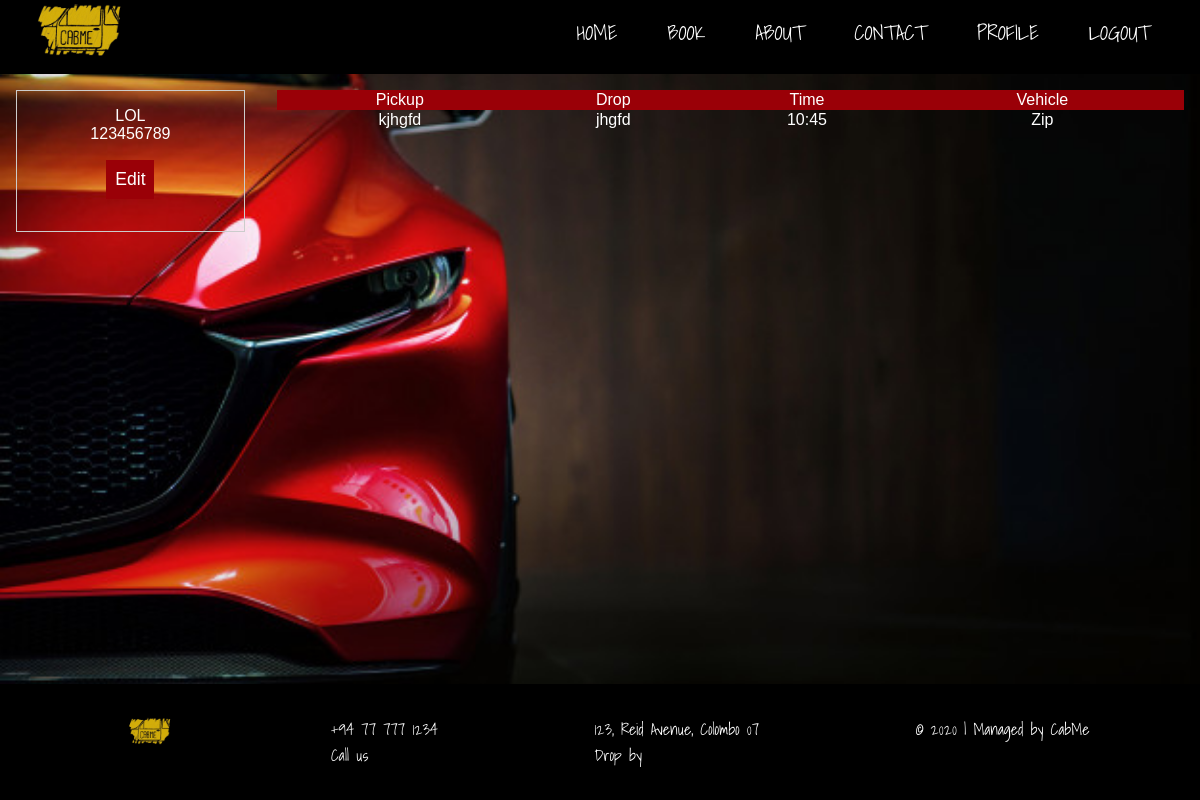
The app's page /profile.php (signed in) with its own data.
### tables this page shows
CREATE TABLE IF NOT EXISTS `user` (
  `id` int(11) NOT NULL AUTO_INCREMENT,
  `username` varchar(50) NOT NULL,
  `password` varchar(20) NOT NULL,
  `contact_no` varchar(10) NOT NULL,
  PRIMARY KEY (`id`)
);

CREATE TABLE IF NOT EXISTS `ride` (
  `id` int(11) NOT NULL AUTO_INCREMENT,
  `user` int(11) NOT NULL,
  `driver` int(11) NOT NULL,
  `ride_details` int(11) NOT NULL,
  `is-assigned` int(11) NOT NULL,
  `is-booked` int(1) NOT NULL,
  PRIMARY KEY (`id`)
);

CREATE TABLE IF NOT EXISTS `ride_details` (
  `id` int(11) NOT NULL AUTO_INCREMENT,
  `pickup` varchar(50) NOT NULL,
  `dropoff` varchar(50) NOT NULL,
  `time` varchar(50) NOT NULL,
  `car_type` varchar(10) NOT NULL,
  PRIMARY KEY (`id`)
);

### profile.php (the view, shortened to what this page needs)
<!DOCTYPE html>
<html lang="en" dir="ltr">
<head>
  <link rel="stylesheet" href="./css/styles.css">
</head>
<body>
  <?php
  if(!isset($_SESSION["loggedInUserID"]))
  {
    include "./includes/user-header-loggedOut.php";
  }else {
    include "./includes/user-header-loggedIn.php";
  }
  ?>
  <div class="profile">
    <div class="profile-contents">
      <div class="profile-about">
        <div class="profile-about-list">
          <?php
          include "./database/dbconfig.php";
          $customer = $_SESSION["loggedInUserID"];
          $sql="SELECT * FROM `user` WHERE `id` = '".$customer."'";
          $result = mysqli_query($con,$sql);
          while($row = mysqli_fetch_assoc($result)){
            ?>
            <form class="" action="./edit-profile.php" method="post">
              <div class="profile-about-list-items">
                <span class=""><?php echo $row['username']; ?></span>
              </div>
              <div class="profile-about-list-items">
                <span class=""><?php echo $row['contact_no']; ?></span>
              </div>
              <div class="profile-about-list-items">
                <input type="submit" class="editBtn" name="Edit" value="Edit">
              </div>
            </form>
            <?php
          }
          ?>
        </div>
      </div>
      <div class="profile-details">
        <table>
          <tr class="th">
            <td>Pickup</td>
            <td>Drop</td>
            <td>Time</td>
            <td>Vehicle</td>
            <td></td>
          </tr>
          <?php
          include "./database/dbconfig.php";
          $customer = $_SESSION["loggedInUserID"];
          $sql = "SELECT * FROM `ride` `r`, `ride_details` `rd` WHERE `r`. `ride_details` = `rd`. `id` AND `user` = '".$customer."' AND `is-assigned` = '1' ";
          $result = mysqli_query($con,$sql);
          while($row = mysqli_fetch_assoc($result)){
            ?>
            <tr>
              <td><?php echo $row['pickup']; ?></td>
              <td><?php echo $row['dropoff']; ?></td>
              <td><?php echo $row['time']; ?></td>
              <td><?php echo $row['car_type']; ?></td>
            </tr>
            <?php
          }
          ?>
        </table>
      </div>
    </div>
  </div>
  <div class="position">
    <?php
      include "includes/footer.php";
    ?>
  </div>
</body>
</html>

### css/styles.css (style rules this page uses)
body { font-family: ShadowsIntoLight-Regular; margin: 0; }
.position { position: fixed; background-color: black; color: white; bottom: 0; left: 0; width: 100%; }

### profile.php (style rules this page uses)
.profile-contents { width: 100%; display: flex; }
.profile-about { width: 20%; text-align: center; border: 1px solid #cccccc; margin: 1em; padding-bottom: 2em; padding-top: 1em; }
.profile-details { width: 80% !important; text-align: center; margin: 1em; }
.profile-about-list-items { font-family: sans-serif; color: white; }
table { width: 100%; text-align: center; font-family: sans-serif; border-collapse: collapse; }
.th { background-color: #9a0007; color: white; }
td { color: white; }
body { background-image: url(./images/page.jpg); background-repeat: no-repeat; width: 100%; background-size: cover; }
.editBtn { background-color: #9a0007; border: navajowhite; color: white; padding: 0.5em; margin-left: 1em; margin-right: 1em; font-size: 1.1em; margin-top: 1em; }

### records on screen
user: username "LOL", contact_no "123456789"
ride: ride_details.pickup "kjhgfd", ride_details.dropoff "jhgfd", ride_details.time "10:45", ride_details.car_type "Zip"
